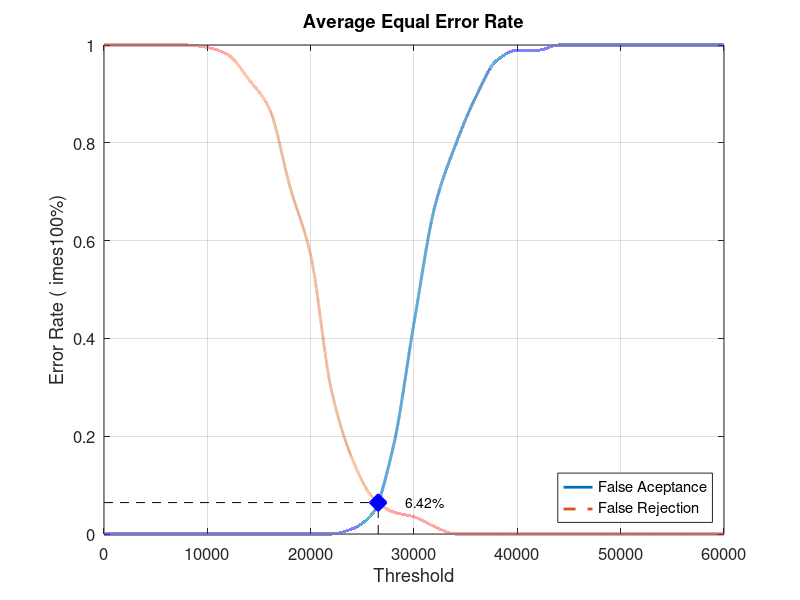
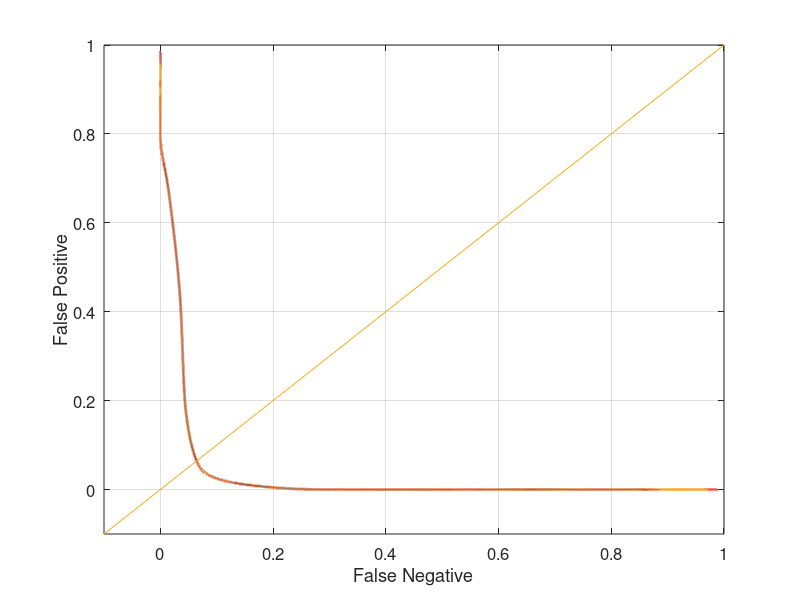

Write the MATLAB code that produced these figures, in order.
close all;
clear;
clc;
x = 0:2000:60000;
xq = 0:0.5:60000;

y0 = [0 0 0 0 0 0 0 0 0 0 0 0 0.0105263 0.0421053 0.178947 0.431579 0.668421 0.794737 0.894737 0.968421 0.989474 0.989474 1 1 1 1 1 1 1 1 1]
yy0 = interp1(x, y0, xq, 'pchip');
y1 = [1 1 1 1 1 0.995 0.98 0.93 0.87 0.71 0.57 0.295 0.155 0.075 0.045 0.035 0.015 0 0 0 0 0 0 0 0 0 0 0 0 0 0]
yy1 = interp1(x, y1, xq, 'pchip');

% Calculating EER: 
y2 = abs(y0 - y1);
find(y2 == min(y2))
yy2 = abs(yy0 - yy1);
xEER = find(yy2 == min(yy2));
xEERIndex = xq(xEER) % X-axis EER
yEER = yy0(xEER) % Y-axis EER

main = figure
plot(xq, yy0,'-','LineWidth', 2);	hold on
plot(xq, yy1,'--','LineWidth', 2);	hold on
plot([xEERIndex xEERIndex], [0 yEER], 'k--');	hold on
plot([0 xEERIndex], [yEER yEER], 'k--');	hold on
plot(xEERIndex, yEER, 'bx', 'LineWidth', 10);	hold on
text(xEERIndex + 10 * xEERIndex / 100, yEER, [num2str(round((10000 * yEER)) / 100) '%'])
legend('False Aceptance', 'False Rejection', 'Location', 'SouthEast')
xlabel('Threshold')
ylabel('Error Rate (	imes100%)')
title('Average Equal Error Rate')
set(gca, 'FontSize', 12)
axis([0 60000 0 1])
grid on

print(main, 'Database3_1Main', '-dpng');
FNRxFPR = figure('Color', [1 1 1]);
plot(yy1, yy0, '-', yy1, yy0, 'LineWidth', 2);
hold on
y = -0.1:0.1:1
plot(y, y); 
set(gca, 'FontSize', 12)
xlabel('False Negative')
ylabel('False Positive')
axis([-0.1 1 -0.1 1])
set(gca, 'FontSize', 12)
grid on

print(FNRxFPR, 'Database3_1FNRxFPR','-dpng');
